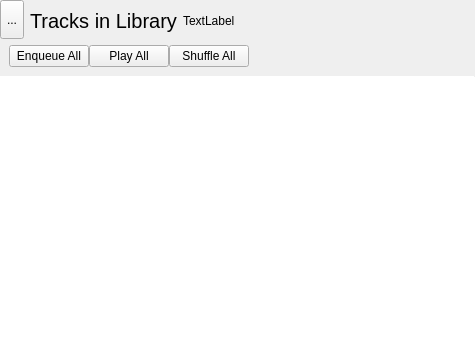
<?xml version="1.0" encoding="UTF-8"?>
<ui version="4.0">
 <class>PodcastListingWidget</class>
 <widget class="QWidget" name="PodcastListingWidget">
  <property name="geometry">
   <rect>
    <x>0</x>
    <y>0</y>
    <width>475</width>
    <height>350</height>
   </rect>
  </property>
  <property name="windowTitle">
   <string>Form</string>
  </property>
  <layout class="QVBoxLayout" name="verticalLayout">
   <property name="spacing">
    <number>0</number>
   </property>
   <property name="leftMargin">
    <number>0</number>
   </property>
   <property name="topMargin">
    <number>0</number>
   </property>
   <property name="rightMargin">
    <number>0</number>
   </property>
   <property name="bottomMargin">
    <number>0</number>
   </property>
   <item>
    <widget class="QWidget" name="topWidget" native="true">
     <layout class="QVBoxLayout" name="verticalLayout_4">
      <property name="spacing">
       <number>0</number>
      </property>
      <property name="leftMargin">
       <number>0</number>
      </property>
      <property name="topMargin">
       <number>0</number>
      </property>
      <property name="rightMargin">
       <number>0</number>
      </property>
      <property name="bottomMargin">
       <number>0</number>
      </property>
      <item>
       <layout class="QHBoxLayout" name="horizontalLayout_2">
        <property name="spacing">
         <number>0</number>
        </property>
        <property name="leftMargin">
         <number>0</number>
        </property>
        <property name="topMargin">
         <number>0</number>
        </property>
        <property name="rightMargin">
         <number>0</number>
        </property>
        <property name="bottomMargin">
         <number>0</number>
        </property>
        <item>
         <widget class="QToolButton" name="backButton">
          <property name="sizePolicy">
           <sizepolicy hsizetype="Preferred" vsizetype="Preferred">
            <horstretch>0</horstretch>
            <verstretch>0</verstretch>
           </sizepolicy>
          </property>
          <property name="text">
           <string notr="true">...</string>
          </property>
          <property name="icon">
           <iconset theme="go-previous">
            <normaloff>../../../application</normaloff>../../../application</iconset>
          </property>
         </widget>
        </item>
        <item>
         <layout class="QHBoxLayout" name="horizontalLayout_3">
          <property name="spacing">
           <number>6</number>
          </property>
          <property name="leftMargin">
           <number>6</number>
          </property>
          <property name="topMargin">
           <number>9</number>
          </property>
          <property name="rightMargin">
           <number>9</number>
          </property>
          <property name="bottomMargin">
           <number>6</number>
          </property>
          <item>
           <widget class="QLabel" name="podcastTitle">
            <property name="font">
             <font>
              <pointsize>15</pointsize>
             </font>
            </property>
            <property name="text">
             <string>Tracks in Library</string>
            </property>
           </widget>
          </item>
          <item>
           <widget class="QLabel" name="auxiliaryDataLabel">
            <property name="text">
             <string notr="true">TextLabel</string>
            </property>
           </widget>
          </item>
          <item>
           <spacer name="horizontalSpacer_2">
            <property name="orientation">
             <enum>Qt::Horizontal</enum>
            </property>
            <property name="sizeHint" stdset="0">
             <size>
              <width>40</width>
              <height>20</height>
             </size>
            </property>
           </spacer>
          </item>
         </layout>
        </item>
       </layout>
      </item>
      <item>
       <widget class="QWidget" name="buttonWidget" native="true">
        <layout class="QHBoxLayout" name="_2">
         <property name="spacing">
          <number>0</number>
         </property>
         <property name="leftMargin">
          <number>9</number>
         </property>
         <property name="topMargin">
          <number>6</number>
         </property>
         <property name="rightMargin">
          <number>9</number>
         </property>
         <property name="bottomMargin">
          <number>9</number>
         </property>
         <item>
          <widget class="QPushButton" name="enqueueAllButton">
           <property name="text">
            <string>Enqueue All</string>
           </property>
           <property name="icon">
            <iconset theme="view-media-playlist">
             <normaloff>../../../application</normaloff>../../../application</iconset>
           </property>
          </widget>
         </item>
         <item>
          <widget class="QPushButton" name="playAllButton">
           <property name="text">
            <string>Play All</string>
           </property>
           <property name="icon">
            <iconset theme="media-playback-start">
             <normaloff>../../../application</normaloff>../../../application</iconset>
           </property>
          </widget>
         </item>
         <item>
          <widget class="QPushButton" name="shuffleButton">
           <property name="text">
            <string>Shuffle All</string>
           </property>
           <property name="icon">
            <iconset theme="media-playlist-shuffle">
             <normaloff>../../../application</normaloff>../../../application</iconset>
           </property>
          </widget>
         </item>
         <item>
          <spacer name="horizontalSpacer">
           <property name="orientation">
            <enum>Qt::Horizontal</enum>
           </property>
           <property name="sizeHint" stdset="0">
            <size>
             <width>40</width>
             <height>20</height>
            </size>
           </property>
          </spacer>
         </item>
         <item>
          <widget class="QWidget" name="buttonSpacer" native="true"/>
         </item>
        </layout>
       </widget>
      </item>
     </layout>
    </widget>
   </item>
   <item>
    <widget class="Line" name="singlePixelHorizontalLine">
     <property name="maximumSize">
      <size>
       <width>16777215</width>
       <height>1</height>
      </size>
     </property>
     <property name="orientation">
      <enum>Qt::Horizontal</enum>
     </property>
    </widget>
   </item>
   <item>
    <widget class="QListWidget" name="listWidget">
     <property name="frameShape">
      <enum>QFrame::NoFrame</enum>
     </property>
    </widget>
   </item>
  </layout>
 </widget>
 <resources/>
 <connections/>
</ui>
